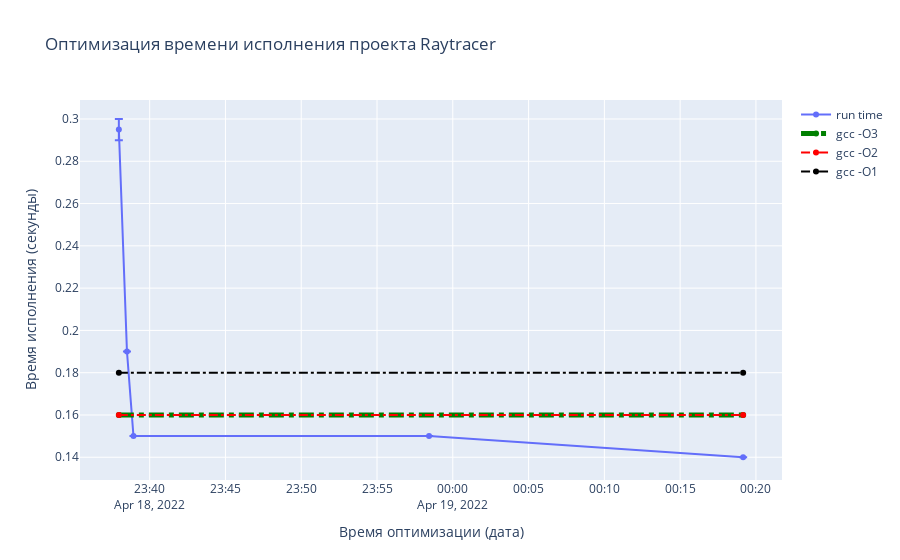

Source (notebook cell):
### Code cell
layout = dict(
    title='Оптимизация времени исполнения проекта Raytracer',
    xaxis=dict(title='Время оптимизации (дата)'),
    yaxis=dict(title='Время исполнения (секунды)')
)

fig = go.Figure(layout=layout)

fig.add_scatter(
    x=ddf['finish_time'], 
    y=ddf['objective_result'], 
    name='run time',
    error_y=dict( type='data',array=ddf['std'],visible=True)
)

o3x = baselines['O3']['time']
o2x = baselines['O2']['time']
o1x = baselines['O1']['time']

start_time = ddf.iloc[0]['finish_time']
finish_time = ddf.iloc[-1]['finish_time']

fig.add_trace(
    go.Scatter(
        x=[start_time, finish_time],
        y=[o3x, o3x], 
        line={
            'color': 'green',
            'width': 5,
            'dash': 'dashdot',
        }, name='gcc -O3'
    )
)
fig.add_trace(
    go.Scatter(
        x=[start_time, finish_time],
        y=[o2x, o2x], 
        line={
            'color': 'red',
            'width': 2,
            'dash': 'dashdot',
        }, name='gcc -O2'
    )
)
fig.add_trace(
    go.Scatter(
        x=[start_time, finish_time],
        y=[o1x, o1x], 
        line={
            'color': 'black',
            'width': 2,
            'dash': 'dashdot',
        }, name='gcc -O1'
    ),
)
fig.show()

### Figure 1 — Plotly figure (JSON) as saved in the notebook; plotly's stock layout.template omitted (floating-point values rounded to 4 significant figures)
{"data": [{"error_y": {"array": [0.005, 0, 0, 0, 0], "type": "data", "visible": true}, "name": "run time", "type": "scatter", "x": ["2022-04-18T23:37:58.054864", "2022-04-18T23:38:30.187727", "2022-04-18T23:38:55.942164", "2022-04-18T23:58:26.082718", "2022-04-19T00:19:09.399236"], "y": [0.295, 0.19, 0.15, 0.15, 0.14]}, {"line": {"color": "green", "dash": "dashdot", "width": 5}, "name": "gcc -O3", "type": "scatter", "x": ["2022-04-18T23:37:58.054864", "2022-04-19T00:19:09.399236"], "y": [0.16, 0.16]}, {"line": {"color": "red", "dash": "dashdot", "width": 2}, "name": "gcc -O2", "type": "scatter", "x": ["2022-04-18T23:37:58.054864", "2022-04-19T00:19:09.399236"], "y": [0.16, 0.16]}, {"line": {"color": "black", "dash": "dashdot", "width": 2}, "name": "gcc -O1", "type": "scatter", "x": ["2022-04-18T23:37:58.054864", "2022-04-19T00:19:09.399236"], "y": [0.18, 0.18]}], "layout": {"title": {"text": "Оптимизация времени исполнения проекта Raytracer"}, "xaxis": {"title": {"text": "Время оптимизации (дата)"}}, "yaxis": {"title": {"text": "Время исполнения (секунды)"}}}}
